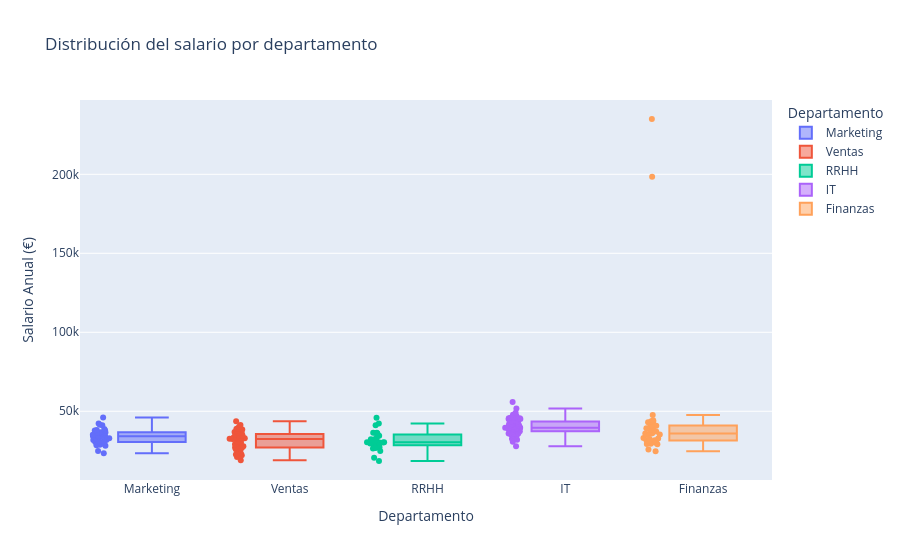

Notebook source saved alongside this figure:
### Markdown cell above
### 8. Grafico interactivo con ploty 

Como ya sabeis con ploty podemos crear el mismo tipo de graficos pero **interactivos**:

### Code cell
fig = px.box(
    df,
    x="departamento",
    y="salario_anual",
    color='departamento',
    points="all",
    title="Distribución del salario por departamento",
    labels={'departamento': 'Departamento', 'salario_anual': 'Salario Anual (€)'}
)

fig.show()

### Figure 1 — Plotly figure (JSON) as saved in the notebook; plotly's stock layout.template omitted (floating-point values rounded to 4 significant figures)
{"data": [{"alignmentgroup": "True", "boxpoints": "all", "hovertemplate": "Departamento=%{x}<br>Salario Anual (€)=%{y}<extra></extra>", "legendgroup": "Marketing", "marker": {"color": "#636efa"}, "name": "Marketing", "notched": false, "offsetgroup": "Marketing", "orientation": "v", "showlegend": true, "type": "box", "x": ["Marketing", "Marketing", "Marketing", "Marketing", "Marketing", "Marketing", "Marketing", "Marketing", "Marketing", "Marketing", "Marketing", "Marketing", "Marketing", "Marketing", "Marketing", "Marketing", "Marketing", "Marketing", "Marketing", "Marketing", "Marketing", "Marketing", "Marketing", "Marketing", "Marketing", "Marketing", "Marketing", "Marketing", "Marketing", "Marketing", "Marketing", "Marketing", "Marketing", "Marketing", "Marketing", "Marketing", "Marketing"], "x0": " ", "xaxis": "x", "y": [32850.0, 36560.0, 41120.0, 34750.0, 36790.0, 37910.0, 34270.0, 34750.0, 32720.0, 31840.0, 28130.0, 30610.0, 36760.0, 30970.0, 31090.0, 36450.0, 29860.0, 24820.0, 28750.0, 23380.0, 38800.0, 38100.0, 30100.0, 41550.0, 36010.0, 29120.0, 33630.0, 28440.0, 29890.0, 42310.0, 37990.0, 34140.0, 34140.0, 34140.0, 31890.0, 46140.0, 35230.0], "y0": " ", "yaxis": "y"}, {"alignmentgroup": "True", "boxpoints": "all", "hovertemplate": "Departamento=%{x}<br>Salario Anual (€)=%{y}<extra></extra>", "legendgroup": "Ventas", "marker": {"color": "#EF553B"}, "name": "Ventas", "notched": false, "offsetgroup": "Ventas", "orientation": "v", "showlegend": true, "type": "box", "x": ["Ventas", "Ventas", "Ventas", "Ventas", "Ventas", "Ventas", "Ventas", "Ventas", "Ventas", "Ventas", "Ventas", "Ventas", "Ventas", "Ventas", "Ventas", "Ventas", "Ventas", "Ventas", "Ventas", "Ventas", "Ventas", "Ventas", "Ventas", "Ventas", "Ventas", "Ventas", "Ventas", "Ventas", "Ventas", "Ventas", "Ventas", "Ventas", "Ventas", "Ventas", "Ventas", "Ventas", "Ventas", "Ventas", "Ventas", "Ventas", "Ventas", "Ventas", "Ventas", "Ventas", "Ventas", "Ventas", "Ventas", "Ventas", "Ventas", "Ventas", "Ventas", "Ventas", "Ventas"], "x0": " ", "xaxis": "x", "y": [38520.0, 37650.0, 36400.0, 19030.0, 33210.0, 21060.0, 23160.0, 24220.0, 34520.0, 24130.0, 33330.0, 24140.0, 30650.0, 29950.0, 36380.0, 34780.0, 30790.0, 28140.0, 36340.0, 22760.0, 22120.0, 32510.0, 38980.0, 33300.0, 33200.0, 29090.0, 43760.0, 27820.0, 22590.0, 36870.0, 32860.0, 26320.0, 32440.0, 27310.0, 39060.0, 25980.0, 33340.0, 32580.0, 32510.0, 29520.0, 26550.0, 38840.0, 35390.0, 40210.0, 26790.0, 38830.0, 27140.0, 32510.0, 30010.0, 32510.0, 32510.0, 41280.0, 34460.0], "y0": " ", "yaxis": "y"}, {"alignmentgroup": "True", "boxpoints": "all", "hovertemplate": "Departamento=%{x}<br>Salario Anual (€)=%{y}<extra></extra>", "legendgroup": "RRHH", "marker": {"color": "#00cc96"}, "name": "RRHH", "notched": false, "offsetgroup": "RRHH", "orientation": "v", "showlegend": true, "type": "box", "x": ["RRHH", "RRHH", "RRHH", "RRHH", "RRHH", "RRHH", "RRHH", "RRHH", "RRHH", "RRHH", "RRHH", "RRHH", "RRHH", "RRHH", "RRHH", "RRHH", "RRHH", "RRHH", "RRHH", "RRHH", "RRHH", "RRHH", "RRHH", "RRHH", "RRHH", "RRHH", "RRHH", "RRHH"], "x0": " ", "xaxis": "x", "y": [27200.0, 30330.0, 41240.0, 30340.0, 31320.0, 29630.0, 36380.0, 18530.0, 32260.0, 24830.0, 36000.0, 42290.0, 30330.0, 30300.0, 32350.0, 26460.0, 36420.0, 36270.0, 29090.0, 33050.0, 27940.0, 30280.0, 26740.0, 34590.0, 20620.0, 45970.0, 29530.0, 30310.0], "y0": " ", "yaxis": "y"}, {"alignmentgroup": "True", "boxpoints": "all", "hovertemplate": "Departamento=%{x}<br>Salario Anual (€)=%{y}<extra></extra>", "legendgroup": "IT", "marker": {"color": "#ab63fa"}, "name": "IT", "notched": false, "offsetgroup": "IT", "orientation": "v", "showlegend": true, "type": "box", "x": ["IT", "IT", "IT", "IT", "IT", "IT", "IT", "IT", "IT", "IT", "IT", "IT", "IT", "IT", "IT", "IT", "IT", "IT", "IT", "IT", "IT", "IT", "IT", "IT", "IT", "IT", "IT", "IT", "IT", "IT", "IT", "IT", "IT", "IT", "IT", "IT", "IT", "IT", "IT", "IT", "IT", "IT", "IT", "IT", "IT", "IT", "IT", "IT", "IT", "IT", "IT", "IT", "IT", "IT", "IT", "IT", "IT", "IT", "IT", "IT", "IT", "IT", "IT", "IT", "IT", "IT"], "x0": " ", "xaxis": "x", "y": [36960.0, 42340.0, 37380.0, 35050.0, 37280.0, 43430.0, 32620.0, 41560.0, 46350.0, 45600.0, 32020.0, 39660.0, 55870.0, 33190.0, 35650.0, 38660.0, 35370.0, 40150.0, 39540.0, 38310.0, 37400.0, 45450.0, 38970.0, 43600.0, 45540.0, 34250.0, 41870.0, 27930.0, 39080.0, 47050.0, 41200.0, 40780.0, 35820.0, 39600.0, 39670.0, 41720.0, 35990.0, 45150.0, 51750.0, 35860.0, 39810.0, 38870.0, 45940.0, 39260.0, 45840.0, 39640.0, 38790.0, 40220.0, 41730.0, 34210.0, 34640.0, 43510.0, 38290.0, 39660.0, 47750.0, 40830.0, 42990.0, 46350.0, 30640.0, 38610.0, 38580.0, 44950.0, 49020.0, 44920.0, 44320.0, 37310.0], "y0": " ", "yaxis": "y"}, {"alignmentgroup": "True", "boxpoints": "all", "hovertemplate": "Departamento=%{x}<br>Salario Anual (€)=%{y}<extra></extra>", "legendgroup": "Finanzas", "marker": {"color": "#FFA15A"}, "name": "Finanzas", "notched": false, "offsetgroup": "Finanzas", "orientation": "v", "showlegend": true, "type": "box", "x": ["Finanzas", "Finanzas", "Finanzas", "Finanzas", "Finanzas", "Finanzas", "Finanzas", "Finanzas", "Finanzas", "Finanzas", "Finanzas", "Finanzas", "Finanzas", "Finanzas", "Finanzas", "Finanzas", "Finanzas", "Finanzas", "Finanzas", "Finanzas", "Finanzas", "Finanzas", "Finanzas", "Finanzas", "Finanzas", "Finanzas", "Finanzas", "Finanzas", "Finanzas", "Finanzas", "Finanzas", "Finanzas", "Finanzas", "Finanzas", "Finanzas", "Finanzas"], "x0": " ", "xaxis": "x", "y": [29380.0, 35330.0, 31560.0, 47570.0, 25820.0, 36090.0, 29850.0, 235000.0, 32800.0, 31480.0, 43650.0, 40660.0, 198500.0, 35720.0, 31270.0, 40900.0, 24680.0, 31670.0, 33070.0, 43010.0, 44260.0, 37150.0, 41200.0, 35910.0, 32250.0, 43580.0, 40280.0, 38080.0, 35910.0, 29140.0, 35040.0, 30310.0, 39260.0, 43350.0, 29370.0, 38150.0], "y0": " ", "yaxis": "y"}], "layout": {"boxmode": "overlay", "legend": {"title": {"text": "Departamento"}, "tracegroupgap": 0}, "title": {"text": "Distribución del salario por departamento"}, "xaxis": {"anchor": "y", "categoryarray": ["Marketing", "Ventas", "RRHH", "IT", "Finanzas"], "categoryorder": "array", "domain": [0, 1], "title": {"text": "Departamento"}}, "yaxis": {"anchor": "x", "domain": [0, 1], "title": {"text": "Salario Anual (€)"}}}}
